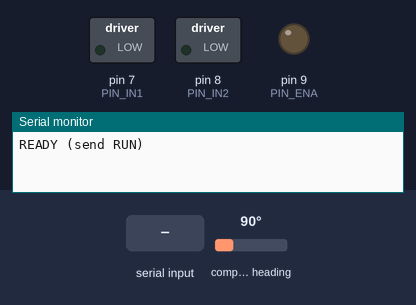
A sketch run on a simulated Arduino Uno, built with avr-gcc and run on an emulated ATmega328P. Parts: switched loads named in the sketch (green lamp = pin HIGH), output pins drawn as LEDs (lit = HIGH), the last lines printed to the serial monitor. Wiring (inferred from the names in the program): AS5600 angle sensor at I2C address 0x36. The test bench sets the inputs (shaded band); at power-on: compass heading 90°.

Above: at 1.4 s.
1.5 s: "RUN\n" received over Serial
At 2.0 s:
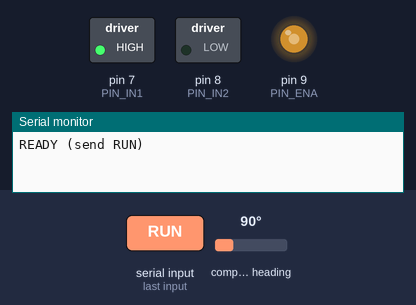
At 9.0 s:
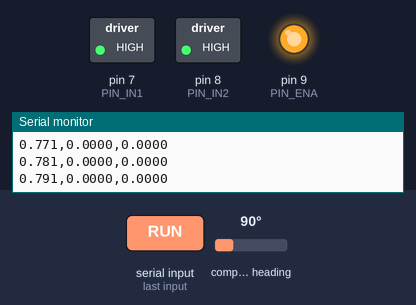
Timing chart, 0 to 15.7 s (numbered marks = the images above; inputs shaded):
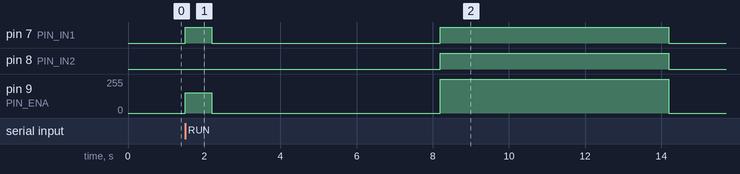

Measured:
- after the input at 1.5 s, pin 7 (PIN_IN1): LOW → HIGH at once, → LOW 0.70 s later, → HIGH 6.0 s later, → LOW 6.0 s later; pin 8 (PIN_IN2): LOW → HIGH after 6.7 s, → LOW 6.0 s later; pin 9 (PIN_ENA): 0/255 → 153/255 at once, → 0/255 0.70 s later, → 255/255 6.0 s later, → 0/255 6.0 s later

The sketch:

Amortiguamiento.ino
```cpp
/* =====================================================================
 *  spin_down_damping_encoder.ino — Amortiguamiento con SOLO AS5600
 *  Ensayos: COAST (rueda libre) y BRAKE (cortocircuito).
 *  Emite CSV: t,theta_deg,omega_deg_s para cada bloque.
 *  L298N: ENA=9, IN1=7, IN2=8.  AS5600 I2C: A4(SDA), A5(SCL).
 * ===================================================================== */
#include <Wire.h>
#include <math.h>

const uint8_t PIN_ENA=9, PIN_IN1=7, PIN_IN2=8;
#define AS5600_ADDR 0x36
#define REG_RAW_ANGLE_H 0x0C
#define REG_RAW_ANGLE_L 0x0D

// Muestreo/tiempos
float TS=0.01f;            // s
float Tcoast=6.0f;         // s
float Tbrake=6.0f;         // s
float spinDuty=0.60f;      // duty para acelerar antes del coast
float spinTime=0.7f;       // s

// Estimación ω con derivada sucia
float offset_rad=0, theta_prev=0, omega_est=0;
const float alpha=0.25f;         // 0.15–0.30 típico
const float omega_dead_deg_s=1.0f;

String cmd;

uint16_t as5600Raw(){
  Wire.beginTransmission(AS5600_ADDR);
  Wire.write(REG_RAW_ANGLE_H);
  Wire.endTransmission(false);
  Wire.requestFrom(AS5600_ADDR,(uint8_t)2);
  if(Wire.available()<2) return 0;
  uint8_t msb=Wire.read(), lsb=Wire.read();
  return (((uint16_t)msb<<8)|lsb) & 0x0FFF;
}
float as5600Rad(){ return (float)as5600Raw()*(2.0f*M_PI/4096.0f); }
static inline float unwrapDelta(float d){
  if(d>M_PI) d-=2.0f*M_PI; if(d<-M_PI) d+=2.0f*M_PI; return d;
}

void driveDuty(float d){
  d = fmaxf(fminf(d,1.0f),-1.0f);
  if(d>=0){ digitalWrite(PIN_IN1,HIGH); digitalWrite(PIN_IN2,LOW);  analogWrite(PIN_ENA,(int)(255*d)); }
  else    { digitalWrite(PIN_IN1,LOW);  digitalWrite(PIN_IN2,HIGH); analogWrite(PIN_ENA,(int)(-255*d)); }
}
void hbridge_freewheel(){ analogWrite(PIN_ENA,0); digitalWrite(PIN_IN1,LOW); digitalWrite(PIN_IN2,LOW); }
void hbridge_brake(){ analogWrite(PIN_ENA,255); digitalWrite(PIN_IN1,HIGH); digitalWrite(PIN_IN2,HIGH); }

void spin_up(){
  driveDuty(spinDuty);
  unsigned long t0=millis();
  while((millis()-t0) < (unsigned long)(1000.0f*spinTime)) delay(1);
  hbridge_freewheel();
}

void phase_capture(const char* label, float Tsec, void (*prep)()){
  prep();
  float t0=millis()*0.001f;
  theta_prev = as5600Rad()-offset_rad;
  omega_est  = 0.0f;

  Serial.println(label);
  Serial.println("t,theta_deg,omega_deg_s");

  unsigned long nextTick=millis();
  while((millis()*0.001f - t0) < Tsec){
    if(millis()<nextTick){ delay(1); continue; }
    nextTick += (unsigned long)(TS*1000.0f);

    float t = millis()*0.001f - t0;
    float th= as5600Rad()-offset_rad;
    float dth= unwrapDelta(th - theta_prev);
    float omega_raw = dth/TS;              // rad/s
    omega_est = (1.0f-alpha)*omega_est + alpha*omega_raw;
    float omega_deg_s = omega_est*180.0f/M_PI;
    if(fabs(omega_deg_s) < omega_dead_deg_s) omega_deg_s=0.0f;

    Serial.print(t,3); Serial.print(',');
    Serial.print(th*180.0f/M_PI,4); Serial.print(',');
    Serial.println(omega_deg_s,4);

    theta_prev=th;
  }
}

void setup(){
  Serial.begin(115200);
  Wire.begin();
  pinMode(PIN_ENA,OUTPUT); pinMode(PIN_IN1,OUTPUT); pinMode(PIN_IN2,OUTPUT);
  hbridge_freewheel();
  // offset rápido
  float acc=0; for(int k=0;k<50;k++){ acc+=as5600Rad(); delay(5); }
  offset_rad=acc/50.0f;
  Serial.println("READY (send RUN)");
}

void loop(){
  while(Serial.available()){
    char c=Serial.read();
    if(c=='\n'||c=='\r'){
      if(cmd=="RUN"){
        // Arranque y COAST
        spin_up();
        phase_capture("COAST", Tcoast, hbridge_freewheel);
        // BRAKE
        phase_capture("BRAKE", Tbrake, hbridge_brake);
        hbridge_freewheel();
        Serial.println("DONE");
      }
      cmd="";
    } else cmd+=c;
  }
}
```
